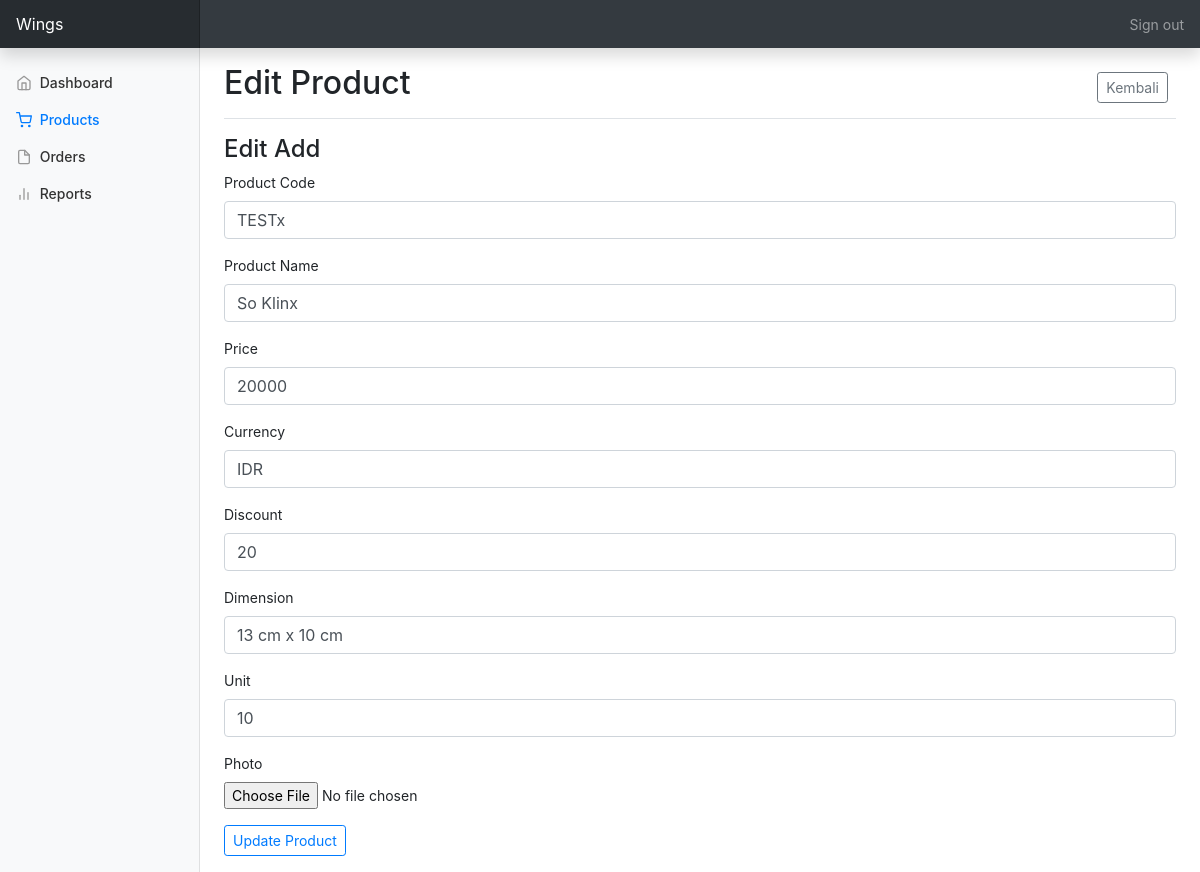
Page /form-edit.php?id=2 (signed in) on the committed database.
### tables this page shows
CREATE TABLE `product` (
  `id` int(11) NOT NULL,
  `product_code` varchar(18) NOT NULL,
  `product_name` varchar(30) NOT NULL,
  `price` decimal(6,0) NOT NULL,
  `currency` varchar(5) NOT NULL,
  `discount` int(6) DEFAULT NULL,
  `dimension` varchar(50) NOT NULL,
  `unit` varchar(5) NOT NULL,
  `photo` varchar(255) NOT NULL
);

### form-edit.php (the view, shortened to what this page needs)
<?php
    include 'koneksi.php';
    $id = $_GET['id'];
    $product = mysqli_query($conn, "SELECT * FROM product WHERE id =".$id);
    $row = mysqli_fetch_array($product);
?>
<!doctype html>
<html lang="en">
    <head>
        <link rel="stylesheet" href="./assets/bs4/css/bootstrap.min.css">
        <link href="./assets/bs4/css/dashboard.css" rel="stylesheet">
    </head>
    <body>
        <nav class="navbar navbar-dark sticky-top bg-dark flex-md-nowrap p-0 shadow">
            <a class="navbar-brand col-md-3 col-lg-2 mr-0 px-3" href="#">Wings</a>
            <ul class="navbar-nav px-3">
                <li class="nav-item text-nowrap">
                <a class="nav-link" href="logout.php">Sign out</a>
                </li>
            </ul>
        </nav>
        <div class="container-fluid">
            <div class="row">
                <nav id="sidebarMenu" class="col-md-3 col-lg-2 d-md-block bg-light sidebar collapse">
                    <div class="sidebar-sticky pt-3">
                        <ul class="nav flex-column">
                            <li class="nav-item">
                                <a class="nav-link" href="index.php">
                                <span data-feather="home"></span>
                                Dashboard
                                </a>
                            </li>
                            <li class="nav-item">
                                <a class="nav-link active" href="product.php">
                                <span data-feather="shopping-cart"></span>
                                Products
                                </a>
                            </li>
                            <li class="nav-item">
                                <a class="nav-link" href="order.php">
                                <span data-feather="file"></span>
                                Orders
                                </a>
                            </li>
                            <li class="nav-item">
                                <a class="nav-link" href="report.php">
                                <span data-feather="bar-chart-2"></span>
                                Reports
                                </a>
                            </li>
                        </ul>
                    </div>
                </nav>
                <main role="main" class="col-md-9 ml-sm-auto col-lg-10 px-md-4">
                    <div class="d-flex justify-content-between flex-wrap flex-md-nowrap align-items-center pt-3 pb-2 mb-3 border-bottom">
                        <h1 class="h2">Edit Product</h1>
                        <div class="btn-group mr-2">
                            <a type="button" class="btn btn-sm btn-outline-secondary" href="product.php">Kembali</a>
                        </div>
                    </div>
                    <h4>Edit Add</h4>
                    <div class="table-responsive" class="mb-5">
                        <form class="mb-3" method="post" action="insert.php" enctype="multipart/form-data">
                            <div class="form-group">
                                <label for="product_code">Product Code</label>
                                <input type="text" class="form-control" id="product_code" name="product_code" value="<?= $row['product_code']?>">
                            </div>
                            <div class="form-group">
                                <label for="product_name">Product Name</label>
                                <input type="text" class="form-control" id="product_name" name="product_name" value="<?= $row['product_name'] ?>">
                            </div>
                            <div class="form-group">
                                <label for="price">Price</label>
                                <input type="number" class="form-control" id="price" name="price" value="<?= $row['price'] ?>">
                            </div>
                            <div class="form-group">
                                <label for="currency">Currency</label>
                                <input type="text" class="form-control" id="currency" name="currency" value="<?= $row['currency'] ?>">
                            </div>
                            <div class="form-group">
                                <label for="disc">Discount</label>
                                <input type="text" class="form-control" id="disc" name="disc" value="<?= $row['discount'] ?>">
                            </div>
                            <div class="form-group">
                                <label for="dimension">Dimension</label>
                                <input type="text" class="form-control" id="dimension" name="dimension" value="<?= $row['dimension'] ?>">
                            </div>
                            <div class="form-group">
                                <label for="unit">Unit</label>
                                <input type="text" class="form-control" id="unit" name="unit" value="<?= $row['unit'] ?>">
                            </div>
                            <div class="form-group">
                                <label for="photo">Photo</label>
                                <input type="file" class="form-control-file" id="photo" name="file">
                            </div>
                            <input type="submit" name="update" value="Update Product" class="btn btn-sm btn-outline-primary">
                        </form>
                    </div>
                </main>
            </div>
        </div>
    </body>
</html>

### assets/bs4/css/dashboard.css (style rules this page uses)
body { font-size: .875rem; }
.feather { width: 16px; height: 16px; vertical-align: text-bottom; }
.sidebar { position: fixed; top: 0; bottom: 0; left: 0; z-index: 100; padding: 48px 0 0; box-shadow: inset -1px 0 0 rgba(0, 0, 0, .1); }
.sidebar-sticky { position: relative; top: 0; height: calc(100vh - 48px); padding-top: .5rem; overflow-x: hidden; overflow-y: auto; }
.sidebar .nav-link { font-weight: 500; color: #333; }
.sidebar .nav-link .feather { margin-right: 4px; color: #999; }
.sidebar .nav-link.active { color: #007bff; }
.sidebar .nav-link:hover .feather, .sidebar .nav-link.active .feather { color: inherit; }
.navbar-brand { padding-top: .75rem; padding-bottom: .75rem; font-size: 1rem; background-color: rgba(0, 0, 0, .25); box-shadow: inset -1px 0 0 rgba(0, 0, 0, .25); }

### rows in the picture
product: product_code "TESTx", product_name "So Klinx", price "20000", currency "IDR", disc "20", dimension "13 cm x 10 cm", unit "10"
